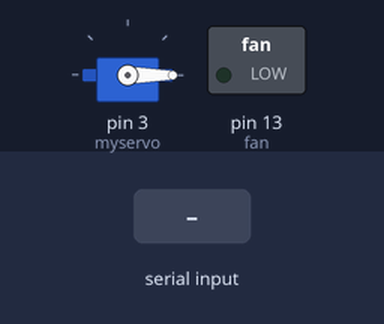
A sketch run on a simulated Arduino Uno, built with avr-gcc and run on an emulated ATmega328P. Shown: servo, switched loads named in the sketch (green lamp = pin HIGH). The test bench sets the inputs (shaded band).

Above: at 1.2 s.
1.3 s: "s" received over Serial
At 2.2 s:
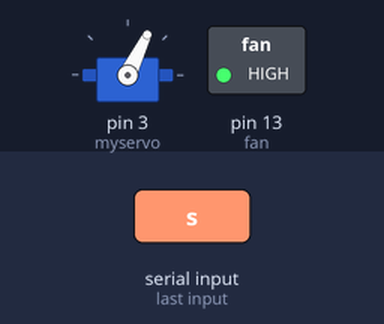
2.8 s: "1" received over Serial
At 3.5 s:
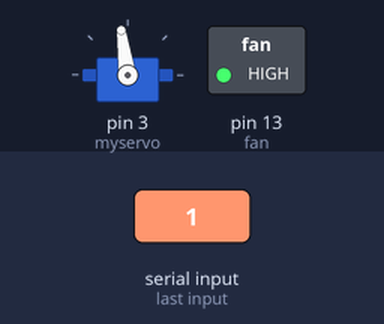
4.3 s: "2" received over Serial
At 4.8 s:
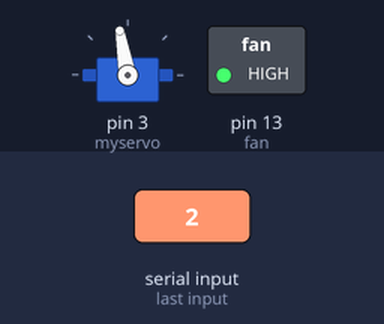
5.8 s: "s" received over Serial
At 6.9 s:
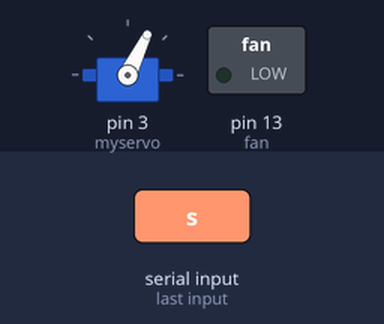
7.3 s: "0" received over Serial
At 8.1 s:
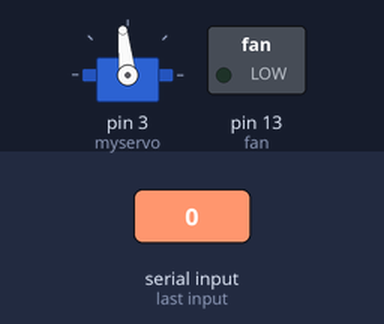
8.8 s: "2" received over Serial
At 9.4 s:
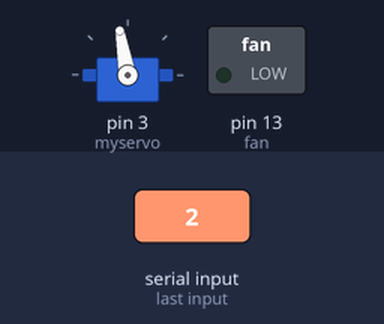
Timing chart, 0 to 11.3 s (numbered marks = the images above; inputs shaded):
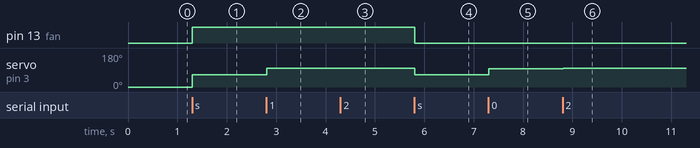

The sketch:

FanMouse.pde.ino
```cpp
#include <Servo.h>
Servo myservo;
 char val;
 int fan = 13; boolean toggle = false;
 int reg= 12;
 int spd =0;
 int ang=0;
 bool start = false;


 void setup() {
 pinMode(fan, OUTPUT);
 Serial.begin(9600);
 myservo.attach(3);
 myservo.write(90);
 Serial.flush();
 }

 void loop() {
 while (Serial.available()) {
  val = Serial.read();
 }
 if (val == 's')    { fanToggle(); start = true;}
 if (val == 'i')    { changeSpeed(1);}
 if (val == 'd')    { changeSpeed(2);}
 else{ ang = int(val);
 changeAngle(ang*2);}
 Serial.flush();
 }


 void fanToggle(){
  if(toggle == false){
    digitalWrite(fan, HIGH);
    toggle = true;
  }else{
    digitalWrite(fan, LOW);
    toggle = false;
  }
  val = ' ';
 }

 void changeSpeed(int x){
  if(x == 1 && spd <255){
    spd+= 30;
    val = ' ';
 }
 else if( x==2 && spd>0){
  spd-= 30;
  val = ' ';
 }
 analogWrite(reg,spd);
 }

void changeAngle(int ang){
  myservo.write(ang);
  delay(10);
  }
```

Measured:
- after the input at 1.3 s, pin 13 (fan): LOW → HIGH at once; servo on pin 3 (myservo): 0° → 64° at once
- after the input at 2.8 s, servo on pin 3 (myservo): 64° → 98° at once
- after the input at 4.3 s, servo on pin 3 (myservo): 98° → 100° at once
- after the input at 5.8 s, pin 13 (fan): HIGH → LOW at once; servo on pin 3 (myservo): 100° → 64° at once
- after the input at 7.3 s, servo on pin 3 (myservo): 64° → 96° at once
- after the input at 8.8 s, servo on pin 3 (myservo): 96° → 100° at once
